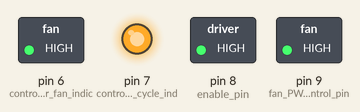
The sketch below on a simulated Arduino Uno, built with avr-gcc and run on an emulated ATmega328P. Parts: switched loads named in the sketch (green lamp = pin HIGH), output pins drawn as LEDs (lit = HIGH).

Above: at 0.15 s.
At 7.6 s:
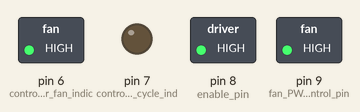
At 15.1 s:
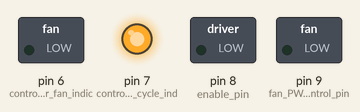
Timing chart, 0 to 16.6 s (numbered marks = the images above):
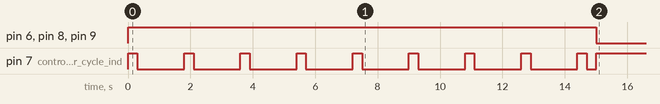

The sketch:

tester.ino
```cpp
void setup()
{
  pinMode(9, OUTPUT); // fan PWM control pin
  pinMode(6, OUTPUT); // control pin for fan indicator light
  pinMode(7, OUTPUT); // control pin for cycle indicator light
  pinMode(8, OUTPUT); //enable pin (controlls current flow to fan)
}

unsigned long start = millis(); //the time in ms the code started
unsigned long elapsed = 0; //the time in ms the code has been running
int testIndex = 0; //the test currently being run or next to begin

/* paralell list items correspond to
  	test start time (in minutes)
  	test duration (in minutes)
  	test fan speed (percent)
*/
float startTimes[] = 	{0};
float durations[] = 	{.25};
float motorSpeeds[] = 	{1};

int numTests = sizeof(startTimes) / sizeof(startTimes[0]); //the number of tests

int indicatorCycleCount = 0; //number of times the indicator light has cycled on/off
unsigned long indicatorStartTime = 0; //holds the start time of each blinking cycle

void loop()
{
  //update the amount of time elapsed since start;
  elapsed = millis() - start;

  if(testIndex < numTests){
    //run the current test cycle, multiplying time values by number of millisconds in a minute
    testCycle(startTimes[testIndex] * 60000, durations[testIndex] * 60000, motorSpeeds[testIndex]);

    //Blink the indicator on/off at a fixed rate of 200ms for testCycle +1 times
    if(elapsed - indicatorStartTime >= 300){
    	indicatorCycleCount++;
      	indicatorStartTime = elapsed;
    }
    if(indicatorCycleCount % 2 == 0 && indicatorCycleCount <= testIndex*2 ){
    	digitalWrite(7, HIGH);
    } else {
    	digitalWrite(7, LOW);
    }
    //After blinking testCycle +1 times, turn off indicator for an additional number of cycles and then restart
    if(indicatorCycleCount > 5 + (testIndex*2)){
      indicatorCycleCount = 0;
    }
  } else {
  	//all tests complete, solid indicator light
    digitalWrite(7, HIGH);
  }
}

void testCycle(unsigned long startTime, unsigned long duration, float motorSpeed){
  if(elapsed >= startTime && elapsed <= startTime + duration){
    //run fan
    analogWrite(9, 255 * motorSpeeds[testIndex]);
    digitalWrite(8, HIGH); //turn on enable pin

    //turn on fan indicator light
    digitalWrite(6, HIGH);

  } else if (elapsed > startTime + duration){
    //turn off fan indicator light
    digitalWrite(6, LOW);
    digitalWrite(8, LOW); //turn off enable pin

    //move onto next test,
  	analogWrite(9, 0);
    testIndex++;
  } else {
     digitalWrite(8, LOW); //turn off enable pin in weird edge case
  }
}
```

Measured:
- by itself, pin 6 (control_pin_for_fan_indic), pin 8 (enable_pin), pin 9 (fan_PWM_control_pin): LOW → HIGH at 0.00 s, → LOW 15.0 s later
- by itself, pin 7 (control_pin_for_cycle_ind): goes 8 × (HIGH 0.30 s, LOW 1.5 s), HIGH 0.30 s, LOW 0.30 s, then HIGH
